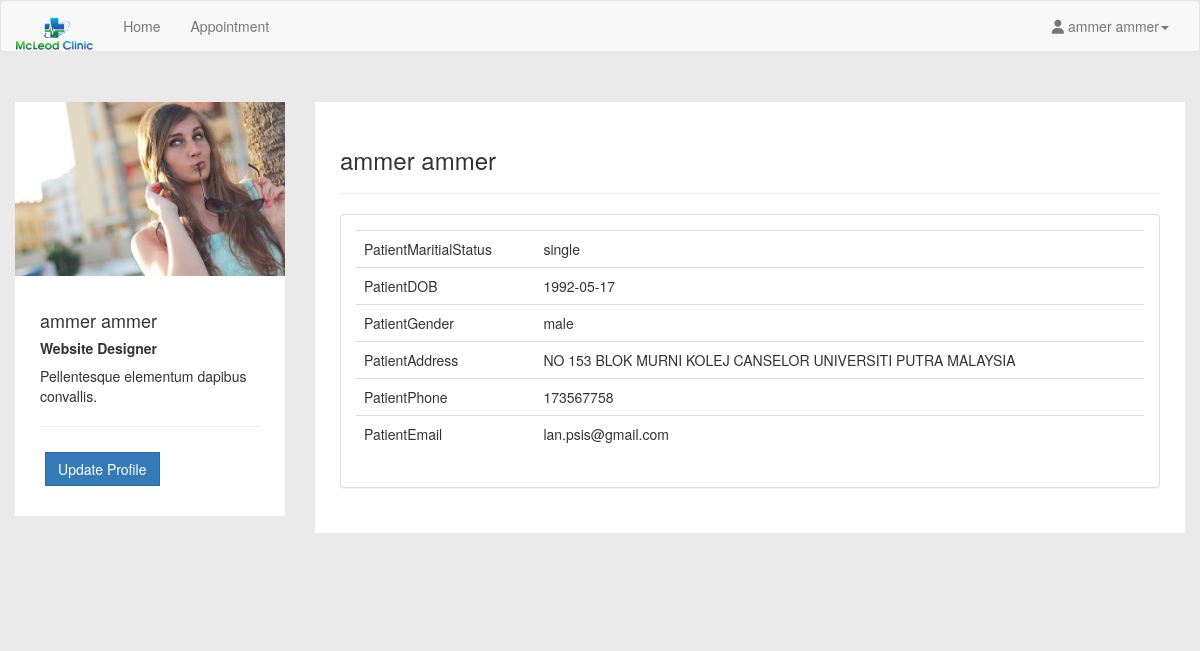
Page /patient/profile.php (signed in) on the committed database.
### tables this page shows
CREATE TABLE `patient` (
  `icPatient` bigint(12) NOT NULL,
  `password` varchar(20) NOT NULL,
  `patientFirstName` varchar(20) NOT NULL,
  `patientLastName` varchar(20) NOT NULL,
  `patientMaritialStatus` varchar(10) NOT NULL,
  `patientDOB` date NOT NULL,
  `patientGender` varchar(10) NOT NULL,
  `patientAddress` varchar(100) NOT NULL,
  `patientPhone` varchar(15) NOT NULL,
  `patientEmail` varchar(100) NOT NULL
);

### patient/profile.php (the view, shortened to what this page needs)
<?php
include_once '../assets/conn/dbconnect.php';
$res=mysqli_query($con,"SELECT * FROM patient WHERE icPatient=".$_SESSION['patientSession']);
$userRow=mysqli_fetch_array($res,MYSQLI_ASSOC);
?>
<!DOCTYPE html>
<html lang="en">
	<head>
		<link href="assets/css/bootstrap.min.css" rel="stylesheet">
		<link href="assets/css/default/style.css" rel="stylesheet">
		<link href="assets/css/default/blocks.css" rel="stylesheet">
		<link href="assets/css/date/bootstrap-datepicker.css" rel="stylesheet">
		<link href="assets/css/date/bootstrap-datepicker3.css" rel="stylesheet">
		<link rel="stylesheet" href="https://formden.com/static/cdn/bootstrap-iso.css" />
		<link rel="stylesheet" href="https://formden.com/static/cdn/font-awesome/4.4.0/css/font-awesome.min.css" />
	</head>
	<body>
		<nav class="navbar navbar-default " role="navigation">
			<div class="container-fluid">
				<div class="navbar-header">
					<a class="navbar-brand" href="patient.php"><img alt="Brand" src="assets/img/logo.png" height="40px"></a>
				</div>
				<div class="collapse navbar-collapse" id="bs-example-navbar-collapse-1">
					<ul class="nav navbar-nav">
						<ul class="nav navbar-nav">
							<li><a href="patient.php">Home</a></li>
							<li><a href="patientapplist.php?patientId=<?php echo $userRow['icPatient']; ?>">Appointment</a></li>
						</ul>
					</ul>
					<ul class="nav navbar-nav navbar-right">
						<li class="dropdown">
							<a href="#" class="dropdown-toggle" data-toggle="dropdown"><i class="fa fa-user"></i> <?php echo $userRow['patientFirstName']; ?> <?php echo $userRow['patientLastName']; ?><b class="caret"></b></a>
						</li>
					</ul>
				</div>
			</div>
		</nav>
		<div class="container">
			<section style="padding-bottom: 50px; padding-top: 50px;">
				<div class="row">
					<div class="row">
						<div class="col-md-3 col-sm-3">
							<div class="user-wrapper">
								<img src="assets/img/1.jpg" class="img-responsive" />
								<div class="description">
									<h4><?php echo $userRow['patientFirstName']; ?> <?php echo $userRow['patientLastName']; ?></h4>
									<h5> <strong> Website Designer </strong></h5>
									<p>
										Pellentesque elementum dapibus convallis.
									</p>
									<hr />
									<button type="button" class="btn btn-primary" data-toggle="modal" data-target="#myModal">Update Profile</button>
								</div>
							</div>
						</div>
						<div class="col-md-9 col-sm-9  user-wrapper">
							<div class="description">
								<h3> <?php echo $userRow['patientFirstName']; ?> <?php echo $userRow['patientLastName']; ?> </h3>
								<hr />
								<div class="panel panel-default">
									<div class="panel-body">
										<table class="table table-user-information" align="center">
											<tbody>
												<tr>
													<td>PatientMaritialStatus</td>
													<td><?php echo $userRow['patientMaritialStatus']; ?></td>
												</tr>
												<tr>
													<td>PatientDOB</td>
													<td><?php echo $userRow['patientDOB']; ?></td>
												</tr>
												<tr>
													<td>PatientGender</td>
													<td><?php echo $userRow['patientGender']; ?></td>
												</tr>
												<tr>
													<td>PatientAddress</td>
													<td><?php echo $userRow['patientAddress']; ?>
													</td>
												</tr>
												<tr>
													<td>PatientPhone</td>
													<td><?php echo $userRow['patientPhone']; ?>
													</td>
												</tr>
												<tr>
													<td>PatientEmail</td>
													<td><?php echo $userRow['patientEmail']; ?>
													</td>
												</tr>
											</tbody>
										</table>
									</div>
								</div>
							</div>
						</div>
					</div>
					<div class="col-md-4">
							<br /><br/>
						</div>
					</div>
				</section>
			</div>
		</body>
	</html>

### patient/assets/css/default/style.css (style rules this page uses)
body { background-color: #EAEAEA !important; }
.navbar-default .navbar-brand { color:#fff; font-size:30px; font-weight:bold; }
.navbar { margin-bottom: 0px !important; }
.user-wrapper .btn { border-radius: 0px; -webkit-border-radius: 0px; -moz-border-radius: 0px; margin: 5px; }
.user-wrapper .description { padding: 25px; background-color: #fff; }
.user-wrapper img { width:100%; }

### patient/assets/css/default/blocks.css (style rules this page uses)
*, *:after, *:before { box-sizing: border-box; }

### rows in the picture
patient: patientFirstName "ammer", patientLastName "ammer", patientMaritialStatus "single", patientDOB "1992-05-17", patientGender "male", patientAddress "NO 153 BLOK MURNI KOLEJ CANSELOR UNIVERSITI PUTRA MALAYSIA", patientPhone "173567758", patientEmail "lan.psis@gmail.com"
